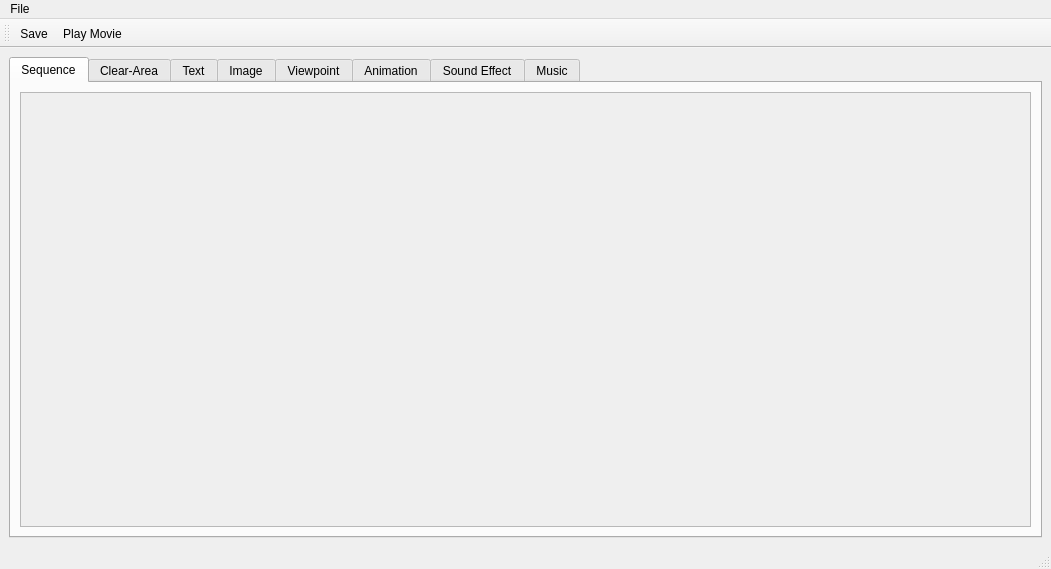
<?xml version="1.0" encoding="UTF-8"?>
<ui version="4.0">
 <class>SceneEditorWindow</class>
 <widget class="QMainWindow" name="SceneEditorWindow">
  <property name="geometry">
   <rect>
    <x>0</x>
    <y>0</y>
    <width>1051</width>
    <height>569</height>
   </rect>
  </property>
  <property name="windowTitle">
   <string>FIREFLY EDITOR :: Movie Editor</string>
  </property>
  <widget class="QWidget" name="centralwidget">
   <layout class="QGridLayout" name="gridLayout">
    <item row="0" column="0">
     <widget class="QTabWidget" name="tabs">
      <property name="currentIndex">
       <number>0</number>
      </property>
      <widget class="QWidget" name="tab_sequence">
       <attribute name="title">
        <string>Sequence</string>
       </attribute>
       <layout class="QGridLayout" name="gridLayout_2">
        <item row="0" column="0">
         <widget class="QScrollArea" name="sequenceScrollArea">
          <property name="widgetResizable">
           <bool>true</bool>
          </property>
          <widget class="QWidget" name="scrollAreaWidgetContents">
           <property name="geometry">
            <rect>
             <x>0</x>
             <y>0</y>
             <width>1009</width>
             <height>414</height>
            </rect>
           </property>
          </widget>
         </widget>
        </item>
       </layout>
      </widget>
      <widget class="QWidget" name="tab_cleararea">
       <attribute name="title">
        <string>Clear-Area</string>
       </attribute>
       <layout class="QGridLayout" name="gridLayout_9">
        <item row="0" column="0">
         <widget class="QScrollArea" name="tab_cleararea_scrollArea">
          <property name="widgetResizable">
           <bool>true</bool>
          </property>
          <widget class="QWidget" name="scrollAreaWidgetContents_6">
           <property name="geometry">
            <rect>
             <x>0</x>
             <y>0</y>
             <width>98</width>
             <height>28</height>
            </rect>
           </property>
          </widget>
         </widget>
        </item>
       </layout>
      </widget>
      <widget class="QWidget" name="tab_text">
       <attribute name="title">
        <string>Text</string>
       </attribute>
       <layout class="QGridLayout" name="gridLayout_3">
        <item row="0" column="0">
         <widget class="QScrollArea" name="tabTextScrollArea">
          <property name="widgetResizable">
           <bool>true</bool>
          </property>
          <widget class="QWidget" name="scrollAreaWidgetContents_2">
           <property name="geometry">
            <rect>
             <x>0</x>
             <y>0</y>
             <width>98</width>
             <height>28</height>
            </rect>
           </property>
          </widget>
         </widget>
        </item>
       </layout>
      </widget>
      <widget class="QWidget" name="tab_image">
       <attribute name="title">
        <string>Image</string>
       </attribute>
       <layout class="QGridLayout" name="gridLayout_4">
        <item row="0" column="0">
         <widget class="QScrollArea" name="tabImage_scrollArea">
          <property name="widgetResizable">
           <bool>true</bool>
          </property>
          <widget class="QWidget" name="tabImage_scrollArea_contents">
           <property name="geometry">
            <rect>
             <x>0</x>
             <y>0</y>
             <width>98</width>
             <height>28</height>
            </rect>
           </property>
          </widget>
         </widget>
        </item>
       </layout>
      </widget>
      <widget class="QWidget" name="tab_viewpoint">
       <attribute name="title">
        <string>Viewpoint</string>
       </attribute>
       <layout class="QGridLayout" name="gridLayout_7">
        <item row="0" column="0">
         <widget class="QScrollArea" name="tabViewPoint_scrollArea">
          <property name="widgetResizable">
           <bool>true</bool>
          </property>
          <widget class="QWidget" name="tabViewPoint_scrollArea_contents">
           <property name="geometry">
            <rect>
             <x>0</x>
             <y>0</y>
             <width>98</width>
             <height>28</height>
            </rect>
           </property>
          </widget>
         </widget>
        </item>
       </layout>
      </widget>
      <widget class="QWidget" name="tab_animation">
       <attribute name="title">
        <string>Animation</string>
       </attribute>
       <layout class="QGridLayout" name="gridLayout_5">
        <item row="0" column="0">
         <widget class="QScrollArea" name="tabAnimation_scrollArea">
          <property name="widgetResizable">
           <bool>true</bool>
          </property>
          <widget class="QWidget" name="scrollAreaWidgetContents_3">
           <property name="geometry">
            <rect>
             <x>0</x>
             <y>0</y>
             <width>98</width>
             <height>28</height>
            </rect>
           </property>
          </widget>
         </widget>
        </item>
       </layout>
      </widget>
      <widget class="QWidget" name="tab_sfx">
       <attribute name="title">
        <string>Sound Effect</string>
       </attribute>
       <layout class="QGridLayout" name="gridLayout_6">
        <item row="0" column="0">
         <widget class="QScrollArea" name="tab_sfx_scrollArea">
          <property name="widgetResizable">
           <bool>true</bool>
          </property>
          <widget class="QWidget" name="scrollAreaWidgetContents_4">
           <property name="geometry">
            <rect>
             <x>0</x>
             <y>0</y>
             <width>98</width>
             <height>28</height>
            </rect>
           </property>
          </widget>
         </widget>
        </item>
       </layout>
      </widget>
      <widget class="QWidget" name="tab_music">
       <attribute name="title">
        <string>Music</string>
       </attribute>
       <layout class="QGridLayout" name="gridLayout_8">
        <item row="0" column="0">
         <widget class="QScrollArea" name="tab_music_scrollArea">
          <property name="widgetResizable">
           <bool>true</bool>
          </property>
          <widget class="QWidget" name="scrollAreaWidgetContents_5">
           <property name="geometry">
            <rect>
             <x>0</x>
             <y>0</y>
             <width>98</width>
             <height>28</height>
            </rect>
           </property>
          </widget>
         </widget>
        </item>
       </layout>
      </widget>
     </widget>
    </item>
   </layout>
  </widget>
  <widget class="QMenuBar" name="menubar">
   <property name="geometry">
    <rect>
     <x>0</x>
     <y>0</y>
     <width>1051</width>
     <height>23</height>
    </rect>
   </property>
   <widget class="QMenu" name="menuFile">
    <property name="title">
     <string>File</string>
    </property>
    <addaction name="actionSave"/>
    <addaction name="actionQuit"/>
   </widget>
   <addaction name="menuFile"/>
  </widget>
  <widget class="QStatusBar" name="statusbar"/>
  <widget class="QToolBar" name="toolBar">
   <property name="windowTitle">
    <string>toolBar</string>
   </property>
   <attribute name="toolBarArea">
    <enum>TopToolBarArea</enum>
   </attribute>
   <attribute name="toolBarBreak">
    <bool>false</bool>
   </attribute>
   <addaction name="actionSave"/>
   <addaction name="actionPlay_Movie"/>
  </widget>
  <action name="actionSave">
   <property name="icon">
    <iconset resource="../resources/icons/icons.qrc">
     <normaloff>:/toolbar_icons/Save</normaloff>:/toolbar_icons/Save</iconset>
   </property>
   <property name="text">
    <string>Save</string>
   </property>
  </action>
  <action name="actionQuit">
   <property name="text">
    <string>Quit</string>
   </property>
  </action>
  <action name="actionPlay_Movie">
   <property name="icon">
    <iconset resource="../resources/icons/icons.qrc">
     <normaloff>:/toolbar_icons/media-playback-start.png</normaloff>:/toolbar_icons/media-playback-start.png</iconset>
   </property>
   <property name="text">
    <string>Play Movie</string>
   </property>
   <property name="toolTip">
    <string>Play Movie</string>
   </property>
  </action>
 </widget>
 <resources>
  <include location="../resources/icons/icons.qrc"/>
  <include location="../resources/icons/icons.qrc"/>
  <include location="../resources/icons/icons.qrc"/>
 </resources>
 <connections/>
</ui>
